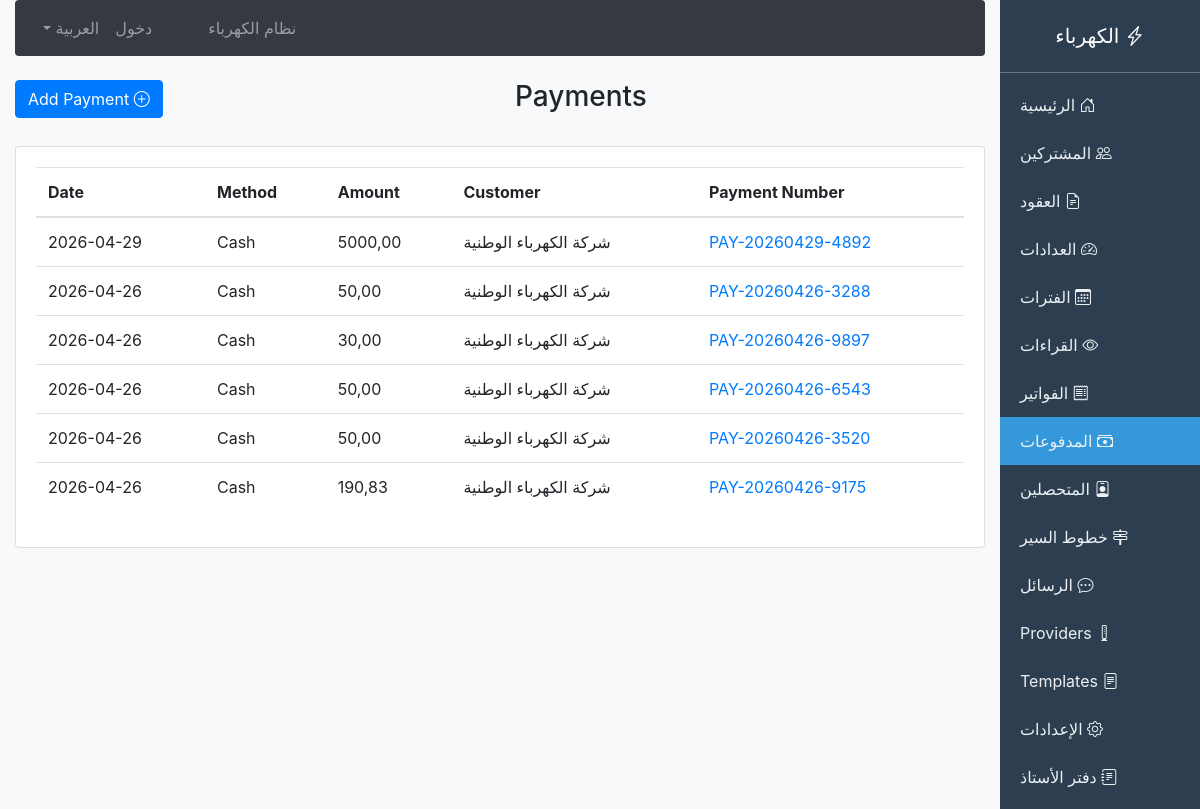
Page /billing/payments/ on the committed database.
### billing/models.py (models this page shows, shortened)
class Payment(models.Model):
    class PaymentMethod(models.TextChoices):
        CASH = 'cash', 'Cash'
        BANK_TRANSFER = 'bank_transfer', 'Bank Transfer'
        CARD = 'card', 'Card'
        ONLINE = 'online', 'Online'
        CHEQUE = 'cheque', 'Cheque'
    class PaymentSource(models.TextChoices):
        CASH = 'cash', 'Cash'
        BANK_TRANSFER = 'bank_transfer', 'Bank Transfer'
        CARD = 'card', 'Card'
        ONLINE = 'online', 'Online'
        CHEQUE = 'cheque', 'Cheque'
        COLLECTOR = 'collector', 'Collector'
        EWALLET = 'ewallet', 'E-Wallet'
    payment_number = models.CharField(max_length=50, unique=True, blank=True)
    contract = models.ForeignKey(Contract, on_delete=models.CASCADE, null=True, blank=True, related_name='payments')
    invoice = models.ForeignKey(Invoice, on_delete=models.CASCADE, null=True, blank=True, related_name='payments')
    customer = models.ForeignKey(Customer, on_delete=models.CASCADE)
    amount = models.DecimalField(max_digits=12, decimal_places=2)
    payment_date = models.DateTimeField(default=timezone.now)
    payment_method = models.CharField(max_length=20, choices=PaymentMethod.choices, blank=True)
    source_type = models.CharField(max_length=20, choices=PaymentSource.choices, default=PaymentSource.CASH)
    reference_number = models.CharField(max_length=100, blank=True, default='')
    cheque_number = models.CharField(max_length=50, blank=True, default='')
    bank_name = models.CharField(max_length=100, blank=True, default='')
    notes = models.TextField(blank=True, default='')
    recorded_by = models.ForeignKey(User, on_delete=models.SET_NULL, null=True, blank=True)
    period = models.ForeignKey(BillingPeriod, on_delete=models.SET_NULL, null=True, blank=True, related_name='payments')
    class Meta:
        ordering = ['-payment_date']

class Customer(models.Model):
    customer_number = models.CharField(max_length=50, unique=True, blank=True, default='')
    full_name_ar = models.CharField(max_length=150)
    full_name_en = models.CharField(max_length=150, blank=True, default='')
    national_id = models.CharField(max_length=50, blank=True, default='')
    mobile_phone = models.CharField(max_length=20, blank=True, default='')
    phone2 = models.CharField(max_length=20, blank=True, default='')
    email = models.EmailField(blank=True, default='')
    address = models.TextField(blank=True, default='')
    city = models.CharField(max_length=50, blank=True, default='')
    is_active = models.BooleanField(default=True)
    registration_date = models.DateField(auto_now_add=True)
    current_balance = models.DecimalField(max_digits=12, decimal_places=2, default=0)
    credit_limit = models.DecimalField(max_digits=12, decimal_places=2, default=0)
    notes = models.TextField(blank=True, default='')
    created_at = models.DateTimeField(auto_now_add=True)

### billing/views.py (the view)
# urls.py: path('payments/', views.payment_list, name='payment_list'),
def payment_list(request):
    payments = Payment.objects.select_related('customer', 'invoice').order_by('-payment_date')
    query = request.GET.get('q')
    if query:
        payments = payments.filter(
            Q(payment_number__icontains=query) |
            Q(customer__full_name_ar__icontains=query)
        )
    method = request.GET.get('method')
    if method:
        payments = payments.filter(payment_method=method)
    paginator = Paginator(payments, 25)
    page = request.GET.get('page')
    return render(request, 'billing/payment_list.html', {
        'payments': paginator.get_page(page),
    })

### billing/context_processors.py (called while the page is built)
def language_context(request):
    lang = getattr(request, 'session', {}).get('django_language', 'ar')
    if not lang:
        lang = 'ar'
    return {
        'LANGUAGE_CODE': lang,
        'LANGUAGE_NAME': 'العربية' if lang == 'ar' else 'English'
    }

### templates/billing/payment_list.html (shortened to what this page needs)
{% extends 'billing/base.html' %}
{% block content %}
<div class="row mb-4">
    <div class="col-md-6">
        <h3>Payments</h3>
    </div>
    <div class="col-md-6 text-left">
        <a href="{% url 'payment_create' %}" class="btn btn-primary">
            <i class="bi bi-plus-circle"></i> Add Payment
        </a>
    </div>
</div>
<div class="card">
    <div class="card-body">
        <table class="table table-hover">
            <thead>
                <tr>
                    <th>Payment Number</th>
                    <th>Customer</th>
                    <th>Amount</th>
                    <th>Method</th>
                    <th>Date</th>
                </tr>
            </thead>
            <tbody>
                {% for payment in payments %}
                <tr>
                    <td><a href="{% url 'payment_detail' payment.id %}">{{ payment.payment_number }}</a></td>
                    <td>{{ payment.customer.full_name_ar }}</td>
                    <td>{{ payment.amount|floatformat:2 }}</td>
                    <td>{{ payment.get_payment_method_display }}</td>
                    <td>{{ payment.payment_date|date:"Y-m-d" }}</td>
                </tr>
                {% empty %}
                <tr>
                    <td colspan="5" class="text-center">No payments</td>
                </tr>
                {% endfor %}
            </tbody>
        </table>
    </div>
</div>
{% endblock %}

### rows in the picture
Payment: payment_number "PAY-20260429-4892", customer.full_name_ar "شركة الكهرباء الوطنية", amount "5000,00", payment_method "Cash", payment_date "2026-04-29"
Payment: payment_number "PAY-20260426-3288", customer.full_name_ar "شركة الكهرباء الوطنية", amount "50,00", payment_method "Cash", payment_date "2026-04-26"
Payment: payment_number "PAY-20260426-9897", customer.full_name_ar "شركة الكهرباء الوطنية", amount "30,00", payment_method "Cash", payment_date "2026-04-26"
Payment: payment_number "PAY-20260426-6543", customer.full_name_ar "شركة الكهرباء الوطنية", amount "50,00", payment_method "Cash", payment_date "2026-04-26"
Payment: payment_number "PAY-20260426-3520", customer.full_name_ar "شركة الكهرباء الوطنية", amount "50,00", payment_method "Cash", payment_date "2026-04-26"
Payment: payment_number "PAY-20260426-9175", customer.full_name_ar "شركة الكهرباء الوطنية", amount "190,83", payment_method "Cash", payment_date "2026-04-26"
